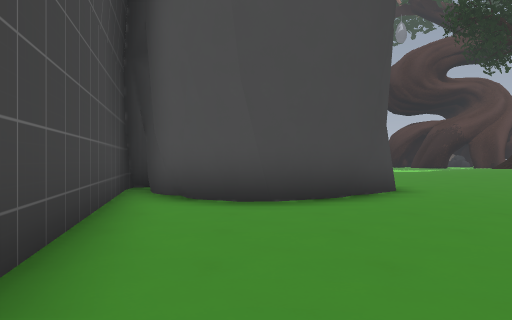
View 1 (above)

24 first-person views from a walk through a Godot game level. The camera is 1.2 m above the floor, looks level and sees 70° across. The floor is counted in squares, 2 m on a side. Each view is taken from the middle of a square. On the plan, view 1 faces up. The plan holds only what a view shows up to about 10 squares ahead; the rest is blank. The place goes on beyond the plan. Characters and animated objects are not drawn. Some surface patterns are stand-ins.

View 2
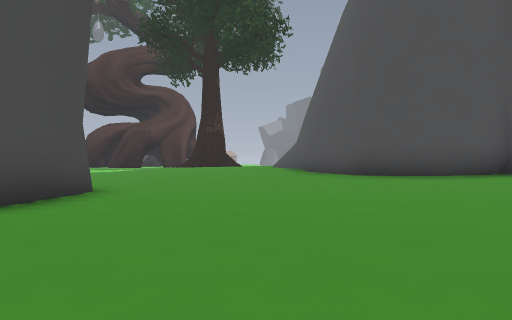

View 3
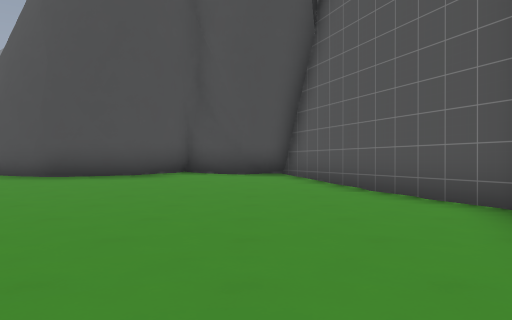

View 4
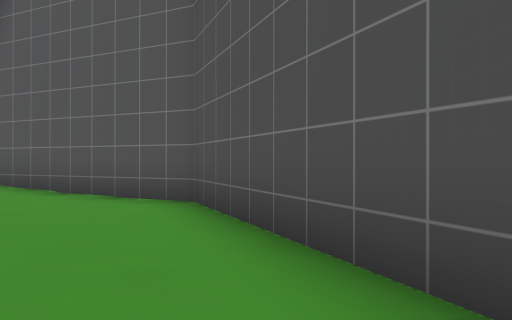

View 5
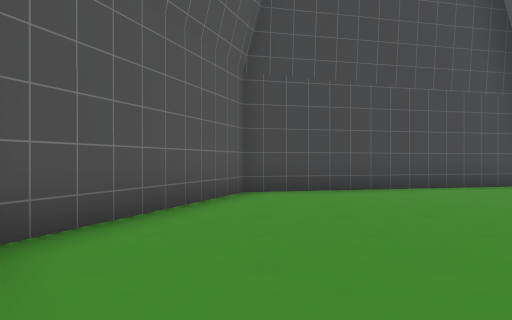

View 6
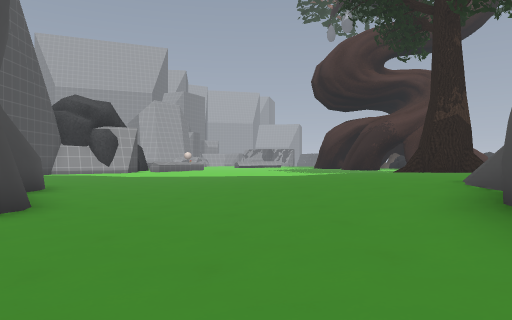

View 7
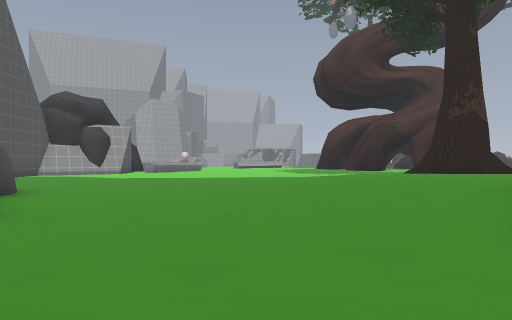

View 8
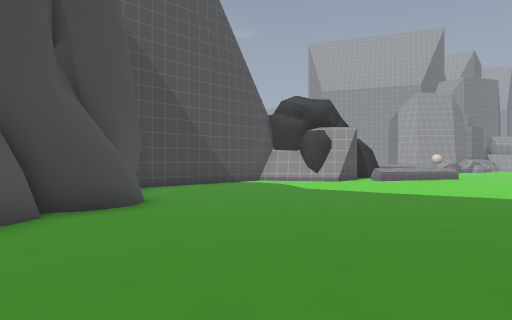

View 9
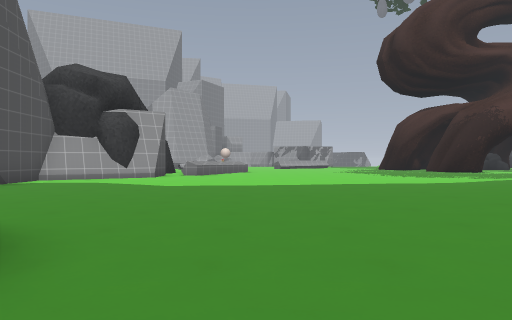

View 10
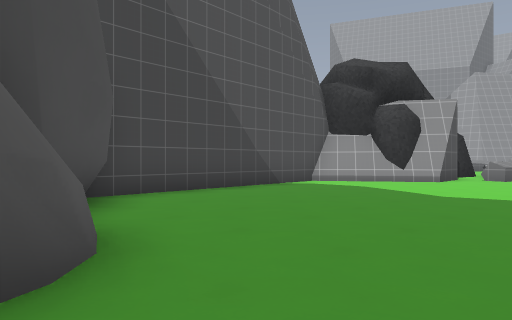

View 11
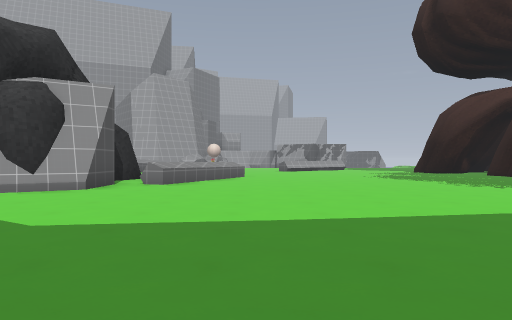

View 12
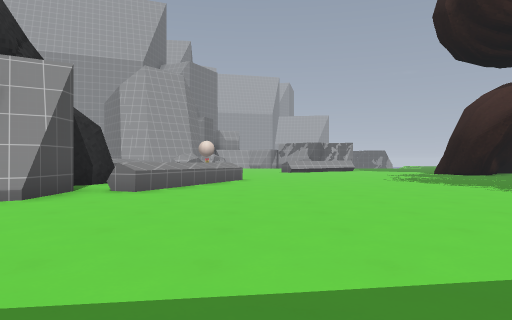

View 13
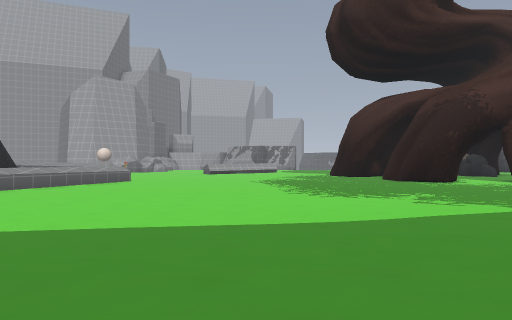

View 14
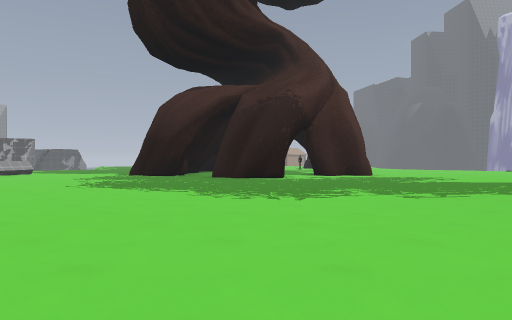

View 15
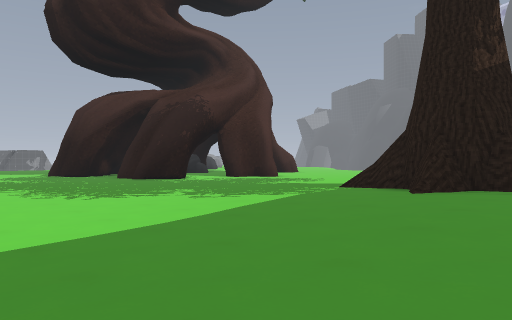

View 16
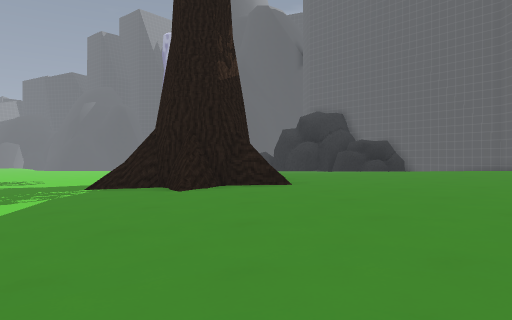

View 17
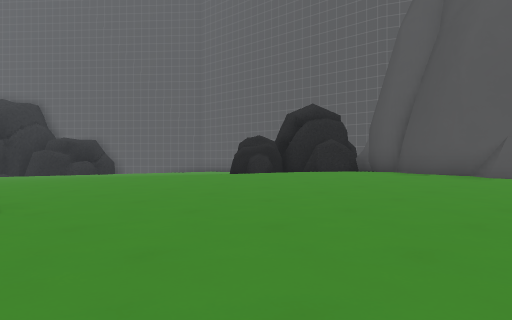

View 18
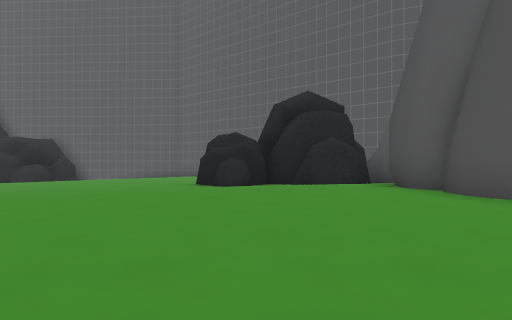

View 19
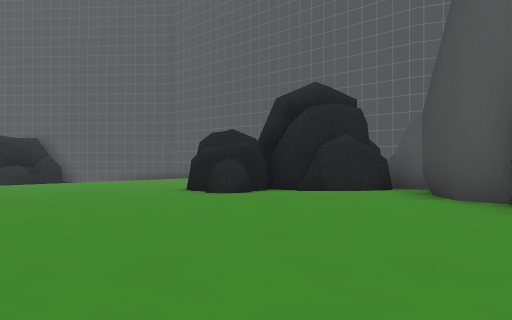

View 20
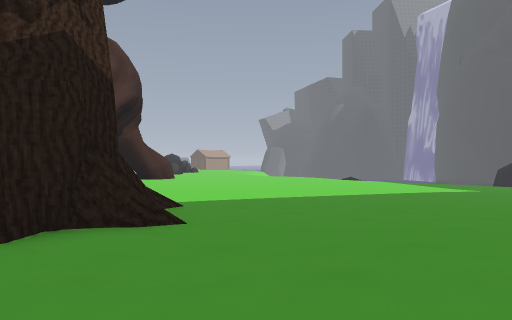

View 21
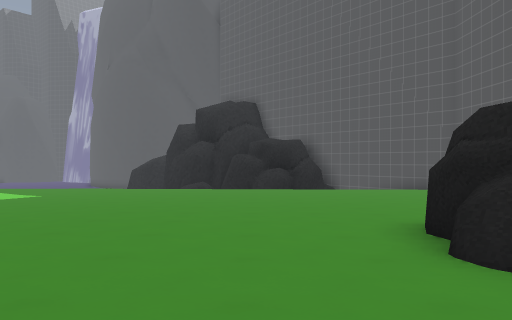

View 22
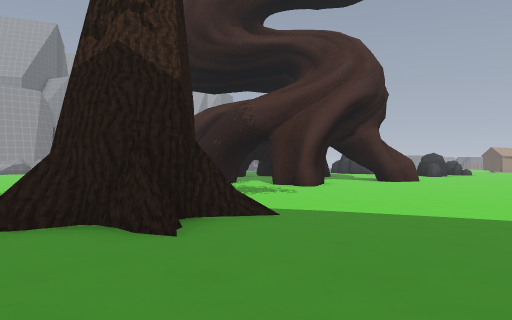

View 23
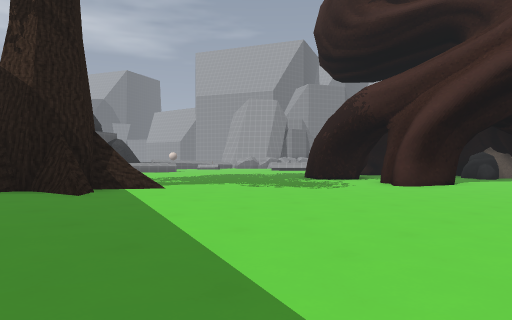

View 24
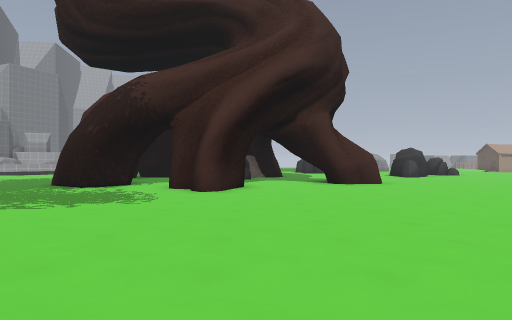

### Floor plan
Key: @ floor where view 1 was taken; # wall or solid block; x gap in a wall; . main floor; : floor 0.25 m higher than the main floor; + floor 0.5 m higher than the main floor; * floor 0.75 m higher than the main floor; / step, stairs or slope; = window, fence, low wall or low ledge; ^ raised ledge.
Columns run from 3 left of view 1 to 24 right of it. Each row starts with its distance up from view 1.
 26   #  ^. ........#..##...  ..
 25   # ^^.=.....=......#......=
 24   #^^.......=...=.=..= ..
 23   #x^=......... =......=..
 22   #................. .....
 21  ##.....=....... ::::...=.
 20  ..=... =......=::::::..
 19 #=... . ......:/:=:::::.
 18 #....=.......::/##::::=:.
 17 #...........:=:###*::::::
 16 #.... . ..:::++###+=::::=:
 15 #.=......:=:+++++++ +::::==
 14 #...=.. .::+=+++ +=+++x:::.
 13 ##...=...=: +++ ++++=++::::.
 12  ###.=.==: ++=+**=*+++=::::.
 11    ##..../+=+*******=++::: .
 10     #.=..:==**=*=**++=+::::.
  9     ##.../++*******+=++::::
  8 ##   #..=/=+###**=*++== ::
  7  #   #.=.:/+####***+##::::..
  6  #  ##..=:=##  ##*//## :=:..
  5  ####..=.::#    ######   :..
  4  #. .=...::#
  3  ##...=...:##
  2   #..... =::##
  1   #.......::+#
  0   #@......:::#
 -1   ##......: ##
 -2    ####..###
 -3       ####

Positions as (right, up) in squares from view 1, and headings:
1: (0, 0), facing up
2: (0, 0), facing up-right
3: (0, 0), facing right
4: (0, 0), facing down-right
5: (7, -1), facing left
6: (6, 3), facing up
7: (6, 4), facing up
8: (8, 8), facing up-left
9: (3, 9), facing up
10: (3, 11), facing up-left
11: (3, 14), facing up
12: (3, 16), facing up
13: (7, 14), facing up
14: (4, 18), facing up-right
15: (6, 15), facing up-right
16: (6, 16), facing right
17: (8, 16), facing down-right
18: (10, 13), facing down-right
19: (11, 12), facing down-right
20: (12, 12), facing up-right
21: (14, 9), facing right
22: (15, 12), facing up
23: (21, 15), facing up-left
24: (18, 16), facing up
